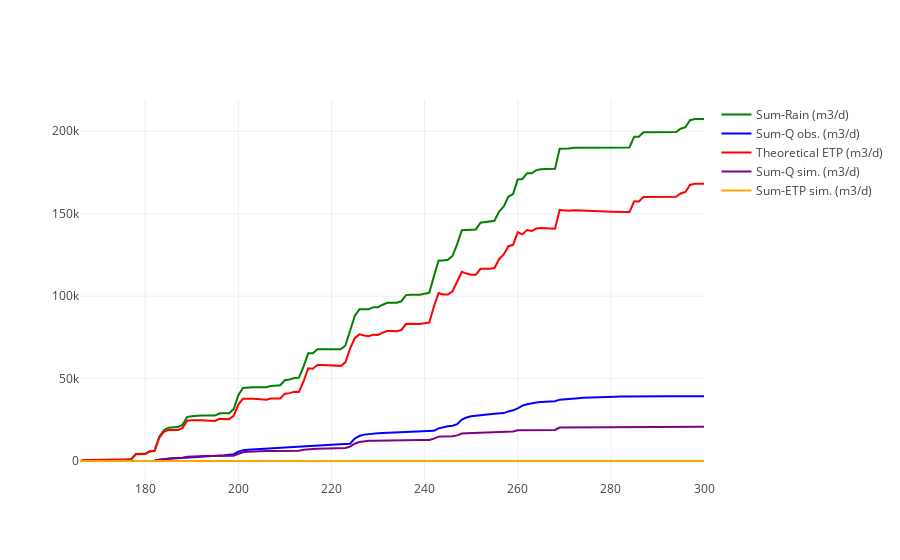

Notebook code for this chart:
### Code cell
figname = "SumDischarge.png"

%matplotlib inline
import plotlycred

online = False
if online:
    # fig = py.iplot(data) 
    fig = go.Figure(data=data) # , layout=layout)
    py.image.save_as(fig, filename=figname)
else:
    iplot(data)

### Figure 1 — Plotly figure (JSON) as saved in the notebook; plotly's stock layout.template omitted (floating-point values rounded to 4 significant figures; data arrays with more than 128 entries replaced by an {"elided": "..."} marker saying what was removed)
{"data": [{"marker": {"color": "green"}, "mode": "lines", "name": "Sum-Rain (m3/d)", "type": "scatter", "x": {"elided": "135 int values"}, "y": {"elided": "135 float values"}}, {"marker": {"color": "blue"}, "mode": "lines", "name": "Sum-Q obs. (m3/d)", "type": "scatter", "x": {"elided": "135 int values"}, "y": {"elided": "135 float values"}}, {"marker": {"color": "red"}, "mode": "lines", "name": "Theoretical ETP (m3/d)", "type": "scatter", "x": {"elided": "135 int values"}, "y": {"elided": "135 float values"}}, {"marker": {"color": "purple"}, "mode": "lines", "name": "Sum-Q sim. (m3/d)", "type": "scatter", "x": {"elided": "135 int values"}, "y": {"elided": "135 float values"}}, {"marker": {"color": "orange"}, "mode": "lines", "name": "Sum-ETP sim. (m3/d)", "type": "scatter", "x": {"elided": "135 int values"}, "y": {"elided": "135 int values"}}], "layout": {}}
